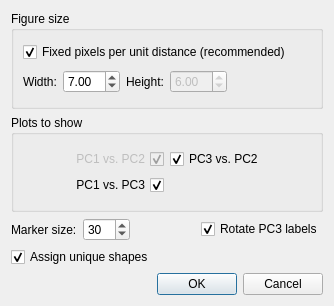
<?xml version="1.0" encoding="UTF-8"?>
<ui version="4.0">
 <class>PcaPlotDialog</class>
 <widget class="QDialog" name="PcaPlotDialog">
  <property name="geometry">
   <rect>
    <x>0</x>
    <y>0</y>
    <width>334</width>
    <height>306</height>
   </rect>
  </property>
  <property name="sizePolicy">
   <sizepolicy hsizetype="Fixed" vsizetype="Fixed">
    <horstretch>0</horstretch>
    <verstretch>0</verstretch>
   </sizepolicy>
  </property>
  <property name="windowTitle">
   <string>PCA plot</string>
  </property>
  <property name="windowIcon">
   <iconset>
    <normaloff>../../../../../icons/programIcon.png</normaloff>../../../../../icons/programIcon.png</iconset>
  </property>
  <layout class="QVBoxLayout" name="verticalLayout_3">
   <item>
    <widget class="QGroupBox" name="groupBox_3">
     <property name="title">
      <string>Figure size</string>
     </property>
     <layout class="QVBoxLayout" name="verticalLayout">
      <item>
       <widget class="QCheckBox" name="chkFixedPixelsPerUnitDistance">
        <property name="text">
         <string>Fixed pixels per unit distance (recommended)</string>
        </property>
        <property name="checked">
         <bool>true</bool>
        </property>
       </widget>
      </item>
      <item>
       <layout class="QHBoxLayout" name="horizontalLayout">
        <item>
         <widget class="QLabel" name="lblFigureWidth">
          <property name="text">
           <string>Width:</string>
          </property>
         </widget>
        </item>
        <item>
         <widget class="QDoubleSpinBox" name="spinFigWidth">
          <property name="sizePolicy">
           <sizepolicy hsizetype="Minimum" vsizetype="Fixed">
            <horstretch>0</horstretch>
            <verstretch>0</verstretch>
           </sizepolicy>
          </property>
          <property name="decimals">
           <number>2</number>
          </property>
          <property name="minimum">
           <double>0.500000000000000</double>
          </property>
          <property name="maximum">
           <double>20.000000000000000</double>
          </property>
          <property name="singleStep">
           <double>0.500000000000000</double>
          </property>
          <property name="value">
           <double>7.000000000000000</double>
          </property>
         </widget>
        </item>
        <item>
         <widget class="QLabel" name="lblFigureHeight">
          <property name="text">
           <string>Height:</string>
          </property>
         </widget>
        </item>
        <item>
         <widget class="QDoubleSpinBox" name="spinFigHeight">
          <property name="enabled">
           <bool>false</bool>
          </property>
          <property name="sizePolicy">
           <sizepolicy hsizetype="Minimum" vsizetype="Fixed">
            <horstretch>0</horstretch>
            <verstretch>0</verstretch>
           </sizepolicy>
          </property>
          <property name="minimum">
           <double>0.500000000000000</double>
          </property>
          <property name="maximum">
           <double>20.000000000000000</double>
          </property>
          <property name="singleStep">
           <double>0.050000000000000</double>
          </property>
          <property name="value">
           <double>6.000000000000000</double>
          </property>
         </widget>
        </item>
        <item>
         <spacer name="horizontalSpacer_2">
          <property name="orientation">
           <enum>Qt::Horizontal</enum>
          </property>
          <property name="sizeHint" stdset="0">
           <size>
            <width>10</width>
            <height>20</height>
           </size>
          </property>
         </spacer>
        </item>
       </layout>
      </item>
     </layout>
    </widget>
   </item>
   <item>
    <widget class="QGroupBox" name="groupBox">
     <property name="title">
      <string>Plots to show</string>
     </property>
     <layout class="QVBoxLayout" name="verticalLayout_2">
      <item>
       <layout class="QGridLayout" name="gridLayout">
        <item row="0" column="0">
         <widget class="QCheckBox" name="checkBox">
          <property name="enabled">
           <bool>false</bool>
          </property>
          <property name="layoutDirection">
           <enum>Qt::RightToLeft</enum>
          </property>
          <property name="text">
           <string>PC1 vs. PC2</string>
          </property>
          <property name="checked">
           <bool>true</bool>
          </property>
         </widget>
        </item>
        <item row="0" column="1">
         <widget class="QCheckBox" name="chkPC3vsPC2">
          <property name="text">
           <string>PC3 vs. PC2</string>
          </property>
          <property name="checked">
           <bool>true</bool>
          </property>
         </widget>
        </item>
        <item row="1" column="0">
         <widget class="QCheckBox" name="chkPC1vsPC3">
          <property name="layoutDirection">
           <enum>Qt::RightToLeft</enum>
          </property>
          <property name="text">
           <string>PC1 vs. PC3</string>
          </property>
          <property name="checked">
           <bool>true</bool>
          </property>
         </widget>
        </item>
       </layout>
      </item>
     </layout>
    </widget>
   </item>
   <item>
    <layout class="QVBoxLayout" name="verticalLayout_4">
     <item>
      <layout class="QHBoxLayout" name="horizontalLayout_5">
       <item>
        <widget class="QLabel" name="label_5">
         <property name="text">
          <string>Marker size:</string>
         </property>
        </widget>
       </item>
       <item>
        <widget class="QSpinBox" name="spinMarkerSize">
         <property name="minimum">
          <number>1</number>
         </property>
         <property name="maximum">
          <number>100</number>
         </property>
         <property name="value">
          <number>30</number>
         </property>
        </widget>
       </item>
       <item>
        <spacer name="horizontalSpacer">
         <property name="orientation">
          <enum>Qt::Horizontal</enum>
         </property>
         <property name="sizeHint" stdset="0">
          <size>
           <width>40</width>
           <height>20</height>
          </size>
         </property>
        </spacer>
       </item>
       <item>
        <widget class="QCheckBox" name="chkRotateLabels">
         <property name="text">
          <string>Rotate PC3 labels</string>
         </property>
         <property name="checked">
          <bool>true</bool>
         </property>
        </widget>
       </item>
      </layout>
     </item>
     <item>
      <widget class="QCheckBox" name="chkUniqueShapes">
       <property name="text">
        <string>Assign unique shapes</string>
       </property>
       <property name="checked">
        <bool>true</bool>
       </property>
      </widget>
     </item>
    </layout>
   </item>
   <item>
    <layout class="QHBoxLayout" name="horizontalLayout_3">
     <item>
      <widget class="QDialogButtonBox" name="buttonBox">
       <property name="orientation">
        <enum>Qt::Horizontal</enum>
       </property>
       <property name="standardButtons">
        <set>QDialogButtonBox::Cancel|QDialogButtonBox::Ok</set>
       </property>
       <property name="centerButtons">
        <bool>false</bool>
       </property>
      </widget>
     </item>
    </layout>
   </item>
  </layout>
 </widget>
 <resources/>
 <connections>
  <connection>
   <sender>buttonBox</sender>
   <signal>accepted()</signal>
   <receiver>PcaPlotDialog</receiver>
   <slot>accept()</slot>
   <hints>
    <hint type="sourcelabel">
     <x>267</x>
     <y>144</y>
    </hint>
    <hint type="destinationlabel">
     <x>157</x>
     <y>154</y>
    </hint>
   </hints>
  </connection>
  <connection>
   <sender>buttonBox</sender>
   <signal>rejected()</signal>
   <receiver>PcaPlotDialog</receiver>
   <slot>reject()</slot>
   <hints>
    <hint type="sourcelabel">
     <x>267</x>
     <y>144</y>
    </hint>
    <hint type="destinationlabel">
     <x>277</x>
     <y>154</y>
    </hint>
   </hints>
  </connection>
  <connection>
   <sender>chkFixedPixelsPerUnitDistance</sender>
   <signal>clicked(bool)</signal>
   <receiver>spinFigHeight</receiver>
   <slot>setDisabled(bool)</slot>
   <hints>
    <hint type="sourcelabel">
     <x>181</x>
     <y>39</y>
    </hint>
    <hint type="destinationlabel">
     <x>102</x>
     <y>98</y>
    </hint>
   </hints>
  </connection>
 </connections>
 <designerdata>
  <property name="gridDeltaX">
   <number>10</number>
  </property>
  <property name="gridDeltaY">
   <number>10</number>
  </property>
  <property name="gridSnapX">
   <bool>true</bool>
  </property>
  <property name="gridSnapY">
   <bool>true</bool>
  </property>
  <property name="gridVisible">
   <bool>true</bool>
  </property>
 </designerdata>
</ui>
